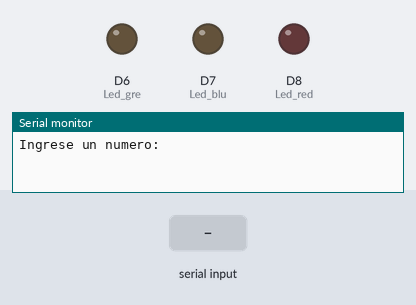
Simulated run of this sketch. Board: ESP8266 (NodeMCU). On the bench: output pins drawn as LEDs (lit = HIGH), the last lines printed to the serial monitor. The test bench sets the inputs (shaded band).

Above: at 1.2 s.
1.3 s: "90,45\n" received over Serial
At 2.2 s:
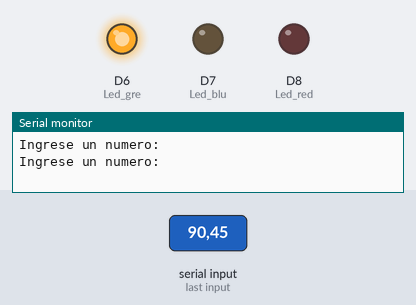
Timing chart, 0 to 4.3 s (numbered marks = the images above; inputs shaded):
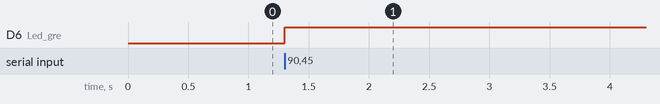

Measured:
- after the input at 1.3 s, D6 (Led_gre): LOW → HIGH at once

The sketch:

sketch_jan17c.ino
```cpp
#define Led_red D8
#define Led_blu D7
#define Led_gre D6

String mensaje1 = "Ingrese un numero: ";
String mensaje2 = "Numero Ingresado: ";

int num;
float x;
void setup() {
  pinMode(Led_red, OUTPUT);
  pinMode(Led_blu, OUTPUT);
  pinMode(Led_gre, OUTPUT);
  Serial.begin(9600);
}
void loop() {

  Serial.println(mensaje1);
    while (Serial.available() == 0) {
    }

 // num = Serial.parseInt();
 // Serial.print(mensaje2);
 // Serial.println(num);

  num = Serial.parseFloat();
//  x = Serial.read();
  if (num = 0) {
    digitalWrite(Led_red, HIGH);
    delay(500);
    } else if (num > 0) {
    digitalWrite(Led_blu, HIGH);
    delay(500);
  } else {
    digitalWrite(Led_gre, HIGH);
    delay(500);
  }

};
```
